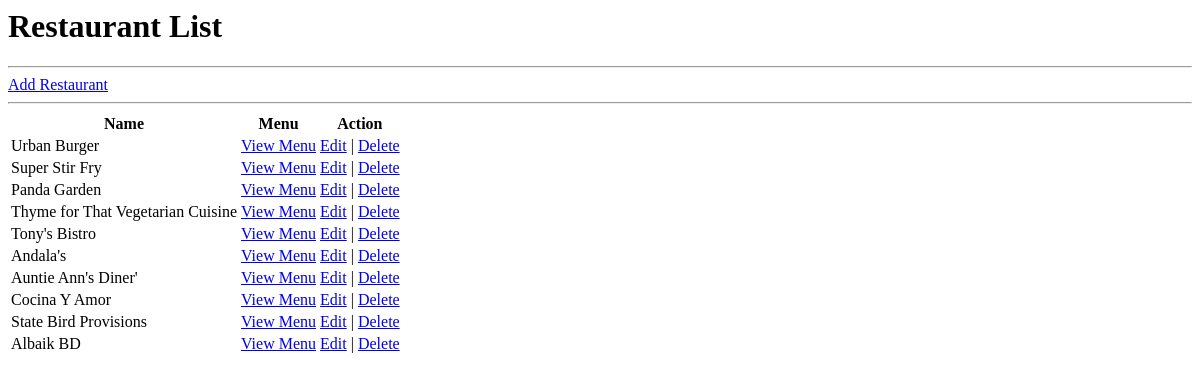
Before: /restaurant with the older database file.
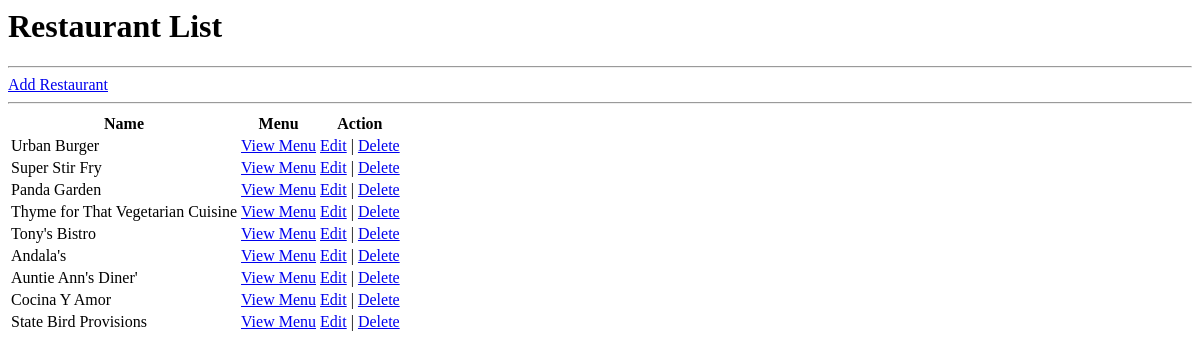
After: the same page with the newer database file.
### database_setup.py (models this page shows)
class Restaurant(Base):
    __tablename__ = 'restaurant'
    id = Column(Integer, primary_key=True)
    name = Column(String(250), nullable=False)

### finalproject.py (the view)
@app.route('/')
@app.route('/restaurant')
def showRestaurants():
	restaurants=session.query(Restaurant).all()
	return render_template('restaurants.html',restaurants=restaurants)

### templates/restaurants.html
<html>
<body>
<h1>Restaurant List</h1>
<hr>
<a href="{{  url_for('newRestaurant') }}">Add Restaurant</a>
<hr>
<table>
  <tr>
    <th>Name</th>
    <th>Menu</th>
    <th>Action</th>
  </tr>
  {% for restaurant in restaurants %}
  <tr>
    <td>{{restaurant.name}}</td>
    <td><a href="{{ url_for('showMenu',restaurant_id=restaurant.id)}}">View Menu</a></td>
    <td><a href="{{ url_for('editRestaurant',restaurant_id=restaurant.id)}}">Edit</a> | <a href="{{ url_for('deleteRestaurant',restaurant_id=restaurant.id) }}">Delete</a></td>
  </tr>
{% endfor %}
</table>
</body>
</html>

Changed rows visible on the page:
removed Restaurant: name "Albaik BD"
